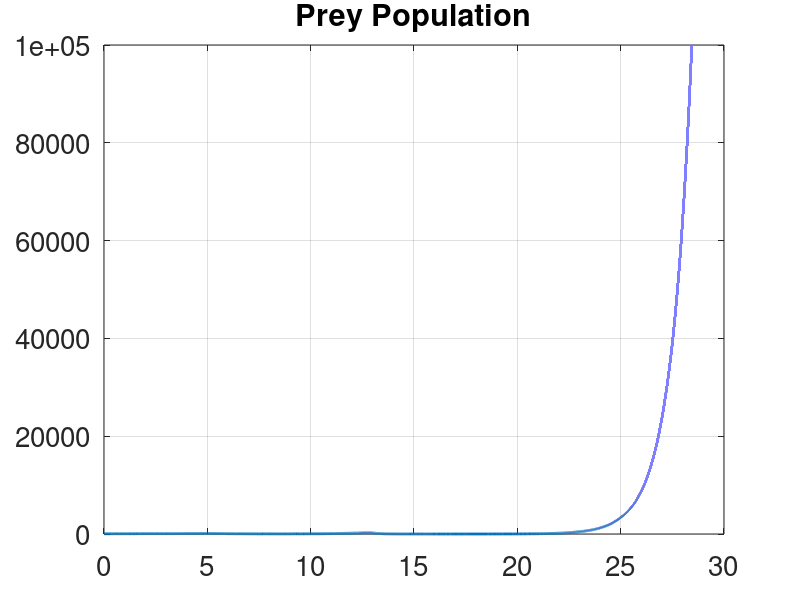
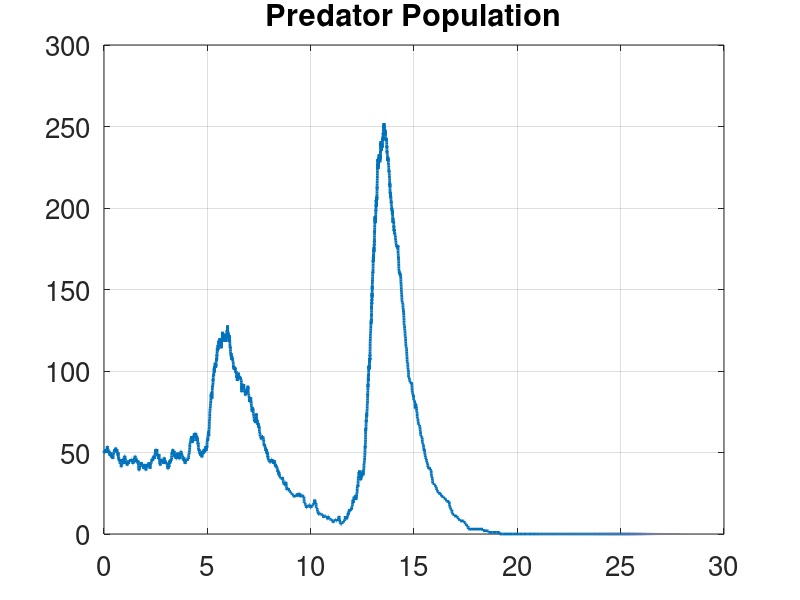

Source code (MATLAB) for these figures, in order:
function PS2_predator_prey

% set system parameters
b = 1;
p = 0.015;
d = 1;
T = 100; % length of time interval for each simulation

X0_list = 50; % initial conditions for system
Y0_list = 50;

%% Simulate the stochastic reaction directly using the Gillespie algorithm

numberofrealisations = 1;

for i=1:numberofrealisations
    X = X0_list;
    Y = Y0_list;
    time=0;
    k=1;
    Xplot(1,i) = X;
    Yplot(1,i) = Y;
    timeplot(1,i)=0;
    while (time < T && (X>0 || Y >0) && max(X,Y) < 10^5) 
        % simulations stops if both species go extinct (or become too
        % large)
        rr=rand(2,1);
        a0 = b*X; 
        a1 = d*Y;
        a2 = p*X*Y;
        atot = a0+a1+a2; % propensity function
        time=time+(1/atot)*log(1/rr(1)); % next reaction time
        if ( rr(2)*atot < a0 )
            X = X + 1;
        elseif ( rr(2)*atot < a0 + a1 )
            Y = Y-1;
        else
            X = X - 1;
            Y = Y + 1;
        end
        k=k+1;
        Xplot(k,i) = X;
        Yplot(k,i) = Y;
        timeplot(k,i)=time;
        % disp(time);
    end
end

%% Plotting
for i = 1:numberofrealisations
    figure(1);
    [~, t2] = max(timeplot(:,i));
    stairs(timeplot(1:t2,i),Xplot(1:t2,i),'Linewidth',2);
    hold on;
    set(gca,'Fontsize',20);
    grid on;
    title('Prey Population');
    figure(2);
    [~, t2] = max(timeplot(:,i));
    stairs(timeplot(1:t2,i),Yplot(1:t2,i),'Linewidth',2);
    hold on;
    set(gca,'Fontsize',20);
    grid on;
    title('Predator Population');
end



